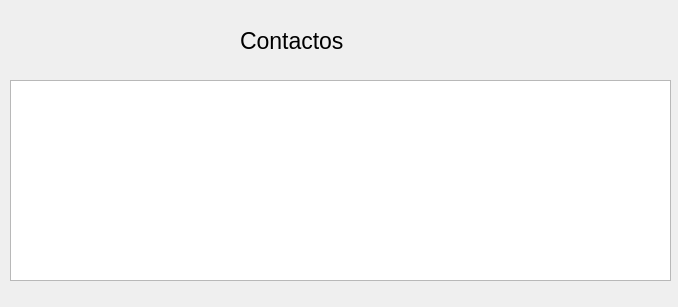
<?xml version="1.0" encoding="UTF-8"?>
<ui version="4.0">
 <class>Form</class>
 <widget class="QWidget" name="Form">
  <property name="geometry">
   <rect>
    <x>0</x>
    <y>0</y>
    <width>678</width>
    <height>307</height>
   </rect>
  </property>
  <property name="windowTitle">
   <string>Tabla de contactos</string>
  </property>
  <widget class="QLabel" name="label">
   <property name="geometry">
    <rect>
     <x>240</x>
     <y>20</y>
     <width>111</width>
     <height>41</height>
    </rect>
   </property>
   <property name="font">
    <font>
     <pointsize>17</pointsize>
    </font>
   </property>
   <property name="text">
    <string>Contactos</string>
   </property>
  </widget>
  <widget class="QWidget" name="formLayoutWidget">
   <property name="geometry">
    <rect>
     <x>10</x>
     <y>80</y>
     <width>661</width>
     <height>201</height>
    </rect>
   </property>
   <layout class="QFormLayout" name="formLayout">
    <item row="0" column="0" colspan="2">
     <widget class="QTableWidget" name="tabla"/>
    </item>
   </layout>
  </widget>
 </widget>
 <resources/>
 <connections/>
</ui>
